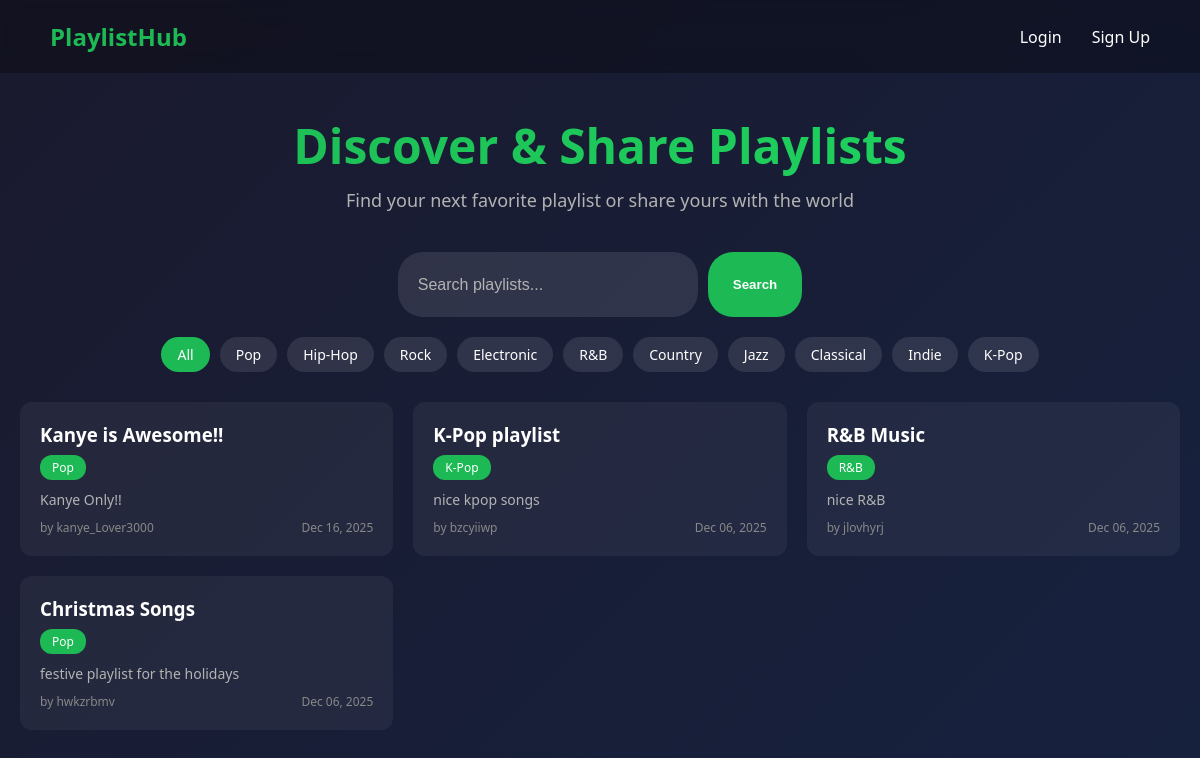
The page / on the database its author committed.
### app.py (models this page shows)
class Playlist(db.Model):
    id = db.Column(db.Integer, primary_key=True)
    title = db.Column(db.String(100), nullable=False)
    description = db.Column(db.Text)
    songs = db.Column(db.Text, nullable=True)
    genre = db.Column(db.String(50), nullable=False)
    user_id = db.Column(db.Integer, db.ForeignKey('user.id'), nullable=False)
    created_at = db.Column(db.DateTime, default=datetime.utcnow)
    votes = db.relationship('Vote', backref='playlist')

class User(db.Model):
    id = db.Column(db.Integer, primary_key=True)
    username = db.Column(db.String(80), unique=True, nullable=False)
    password = db.Column(db.String(200), nullable=False)
    plain_password = db.Column(db.String(200), nullable=True)
    created_at = db.Column(db.DateTime, default=datetime.utcnow)
    playlists = db.relationship('Playlist', backref='author')
    votes = db.relationship('Vote', backref='user')

### app.py (the view)
@app.route('/')
def home():
    genre_filter = request.args.get('genre', '')
    search_text = request.args.get('search', '')
    all_playlists = Playlist.query.order_by(Playlist.created_at.desc()).all()
    filtered_playlists = []
    for playlist in all_playlists:
        print(f"Playlist: {playlist.title}, Genre: {playlist.genre}")
        should_include = True
        if genre_filter:
            if playlist.genre.strip().lower() != genre_filter.strip().lower():
                should_include = False
        if search_text:
            if search_text.lower() not in playlist.title.lower():
                should_include = False
        if should_include:
            filtered_playlists.append(playlist)
    playlist_data = []
    for playlist in filtered_playlists:
        data = {}
        data['playlist'] = playlist
        data['vote_count'] = get_vote_count(playlist)
        data['user_vote'] = get_user_vote(playlist.id)
        playlist_data.append(data)
    return render_template('home.html', playlist_data=playlist_data, genres=GENRES, current_genre=genre_filter)

### app.py (called while the page is built)
def get_vote_count(playlist):
    result = db.session.query(db.func.sum(Vote.value)).filter_by(playlist_id=playlist.id).scalar()
    if result is not None:
        return result
    else:
        return 0

def get_user_vote(playlist_id):
    if 'user_id' not in session:
        return 0
    vote = Vote.query.filter_by(user_id=session['user_id'], playlist_id=playlist_id).first()
    if vote:
        return vote.value
    else:
        return 0

### templates/home.html (shortened to what this page needs)
<!DOCTYPE html>
<html>
<head>
    <link rel="stylesheet" href="/static/styles.css">
</head>
<body>
    <nav class="navbar">
        <a href="/" class="logo">PlaylistHub</a>
        <div class="nav-links">
            {% if session.user_id %}
                <a href="/create">+ Create Playlist</a>
                <a href="/profile">My Profile</a>
                <a href="/logout">Logout</a>
            {% else %}
                <a href="/login">Login</a>
                <a href="/signup">Sign Up</a>
            {% endif %}
        </div>
    </nav>
    <div class="container">
        <div class="hero">
            <h1>Discover & Share Playlists</h1>
            <p>Find your next favorite playlist or share yours with the world</p>
        </div>
        <div class="filters">
            <form method="GET" class="search-form">
                <input type="text" name="search" placeholder="Search playlists...">
                <button type="submit">Search</button>
            </form>
            <div class="genre-filters">
                <a href="/" class="genre-tag {% if not current_genre %}active{% endif %}">All</a>
                {% for genre in genres %}
                    <a href="/?genre={{ genre|urlencode }}" class="genre-tag {% if current_genre == genre %}active{% endif %}">{{ genre }}</a>
                {% endfor %}
            </div>
        </div>
        <div class="playlists-grid">
            {% for item in playlist_data %}
                <div class="playlist-card">
                    <div class="playlist-info">
                        <a href="/playlist/{{ item.playlist.id }}">
                            <h3>{{ item.playlist.title }}</h3>
                        </a>
                        <span class="genre-badge">{{ item.playlist.genre }}</span>
                        <p class="playlist-desc">
                            {% if item.playlist.description %}
                                {{ item.playlist.description[:100] }}
                            {% endif %}
                        </p>
                        <div class="playlist-meta">
                            <span>by {{ item.playlist.author.username }}</span>
                            <span>{{ item.playlist.created_at.strftime('%b %d, %Y') }}</span>
                        </div>
                    </div>
                </div>
            {% endfor %}
        </div>
    </div>
</body>
</html>

### public/static/styles.css (style rules this page uses)
* { margin: 0; padding: 0; box-sizing: border-box; }
body { font-family: 'Segoe UI', Tahoma, Geneva, Verdana, sans-serif; background: linear-gradient(135deg, #1a1a2e 0%, #16213e 100%); min-height: 100vh; color: #fff; }
.navbar { display: flex; justify-content: space-between; align-items: center; padding: 20px 50px; background: rgba(0, 0, 0, 0.3); backdrop-filter: blur(10px); }
.logo { font-size: 24px; font-weight: bold; color: #1db954; text-decoration: none; }
.nav-links { display: flex; gap: 30px; }
.nav-links a { color: #fff; text-decoration: none; transition: color 0.3s; }
.container { max-width: 1200px; margin: 0 auto; padding: 40px 20px; }
.hero { text-align: center; margin-bottom: 40px; }
.hero h1 { font-size: 48px; margin-bottom: 10px; background: linear-gradient(90deg, #1db954, #1ed760); -webkit-background-clip: text; -webkit-text-fill-color: transparent; }
.hero p { font-size: 18px; color: #b3b3b3; }
.filters { margin-bottom: 30px; }
.search-form { display: flex; gap: 10px; margin-bottom: 20px; justify-content: center; }
.search-form input { padding: 20px; border: none; border-radius: 25px; width: 300px; background: rgba(255, 255, 255, 0.1); color: #fff; font-size: 16px; }
.search-form input::placeholder { color: #b3b3b3; }
.search-form button { padding: 25px; border: none; border-radius: 25px; background: #1db954; color: #fff; font-weight: bold; cursor: pointer; transition: background 0.3s; }
.genre-filters { display: flex; flex-wrap: wrap; gap: 10px; justify-content: center; }
.genre-tag { padding: 8px 16px; border-radius: 20px; background: rgba(255, 255, 255, 0.1); color: #fff; text-decoration: none; font-size: 14px; transition: all 0.3s; }
.genre-tag:hover, .genre-tag.active { background: #1db954; }
.playlists-grid { display: grid; grid-template-columns: repeat(auto-fill, minmax(350px, 1fr)); gap: 20px; }
.playlist-card { display: flex; background: rgba(255, 255, 255, 0.05); border-radius: 12px; padding: 20px; transition: transform 0.3s, background 0.3s; }
.playlist-info { flex: 1; }
.playlist-info h3 { margin-bottom: 8px; }
.playlist-info a { color: #fff; text-decoration: none; }
.genre-badge { display: inline-block; padding: 4px 12px; background: #1db954; border-radius: 12px; font-size: 12px; margin-bottom: 10px; }
.playlist-desc { color: #b3b3b3; font-size: 14px; margin-bottom: 10px; }
.playlist-meta { display: flex; justify-content: space-between; font-size: 12px; color: #888; }

### rows shown on the page
Playlist: playlist "Kanye is Awesome!!", playlist.genre "Pop", playlist "Kanye Only!!", playlist.created_at "Dec 16, 2025"
User: playlist.author.username "kanye_Lover3000"
Playlist: playlist "K-Pop playlist", playlist.genre "K-Pop", playlist "nice kpop songs", playlist.created_at "Dec 06, 2025"
User: playlist.author.username "bzcyiiwp"
Playlist: playlist "R&B Music", playlist.genre "R&B", playlist "nice R&B", playlist.created_at "Dec 06, 2025"
User: playlist.author.username "jlovhyrj"
Playlist: playlist "Christmas Songs", playlist.genre "Pop", playlist "festive playlist for the holidays", playlist.created_at "Dec 06, 2025"
User: playlist.author.username "hwkzrbmv"

### other values the page prints
{{ genre }} "Pop" "Hip-Hop" "Rock" "Electronic" "R&B" "Country" "Jazz" "Classical" "Indie" "K-Pop"
